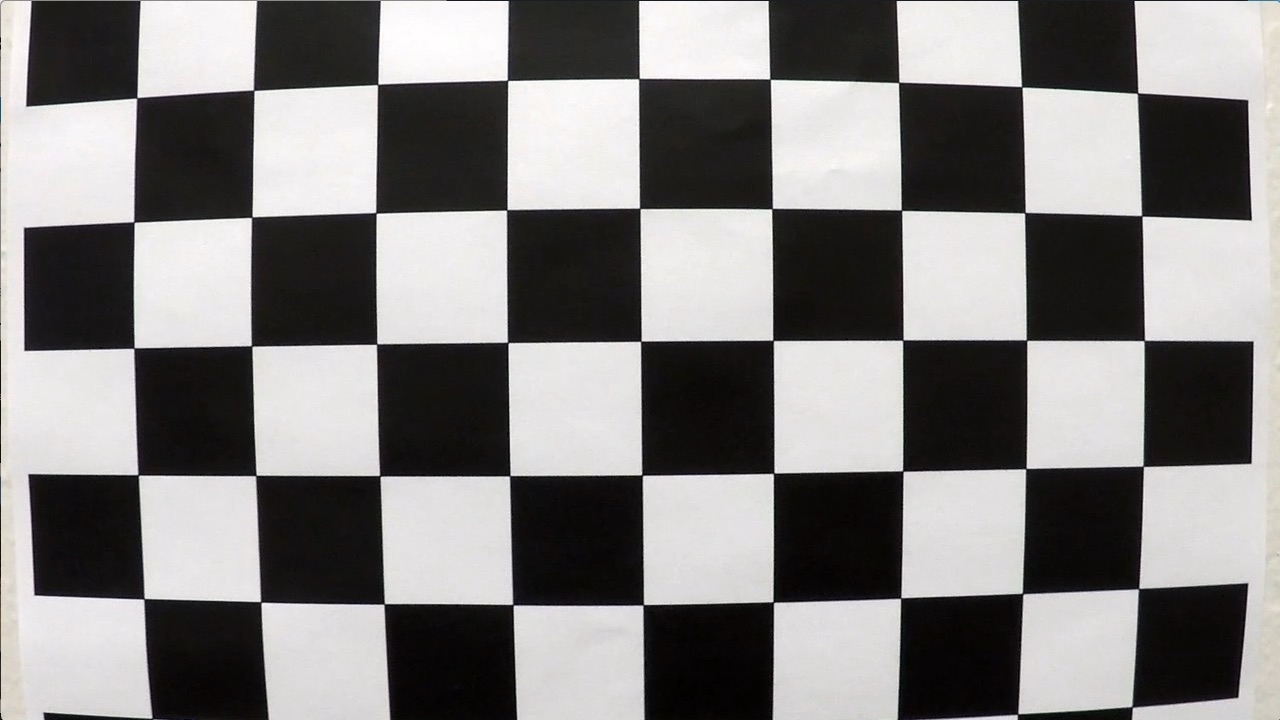
#> input picture Advanced Lane Detection/camera_cal/calibration1.jpg, 1280 x 720 px; its folder holds 5 pictures in this run; the run also reads 1 picture not shown here
$ jupyter execute --allow-errors AdvancedLaneDetection.ipynb   (shell and % lines are left out)   (older library calls are emulated)
#> lines starting #> are read from the running program, lines starting #| are printed output that depends on the picture; after the words box and inside, x2 and y2 are one past the last pixel; in counts of white or black regions, pixels touching at a corner belong together
# Project Advanced Lane Finding
## The goals / steps of this project are the following:

#### Camera Calibration
* Compute the camera calibration matrix and distortion coefficients given a set of chessboard images.
* Apply a distortion correction to raw images.

#### Create Binary Image for Lanes
* Use color transforms, gradients, etc., to create a thresholded binary image.
* Apply a perspective transform to rectify binary image ("birds-eye view").

#### Detect Lane
* Detect lane pixels and fit to find the lane boundary.
* Determine the curvature of the lane and vehicle position with respect to center.

#### Output
* Warp the detected lane boundaries back onto the original image.
* Output visual display of the lane boundaries and numerical estimation of lane curvature and vehicle position.

## Step 0. Import necessary libraries for this pipeline

[cell 1]
import numpy as np
import pickle
import cv2
import glob

from collections import deque

import matplotlib.pyplot as plt
import matplotlib.image as mpimg
from matplotlib import gridspec

from ipywidgets import interact, interactive, fixed
from moviepy.editor import VideoFileClip
from IPython.display import HTML

[cell 2]
# Just some help functions
def plot_comparison_images(img1,img2,title1='',title2=''):
    f, (ax1, ax2) = plt.subplots(1, 2, figsize=(20, 10))
    f.tight_layout()
    ax1.imshow(img1,cmap='gray')
    ax1.set_title(title1, fontsize=32)
    ax2.imshow(img2,cmap='gray')
    ax2.set_title(title2, fontsize=32)
    plt.subplots_adjust(left=0., right=1, top=0.9, bottom=0.)

def plot_comparison_images_with_line(img1,img2,src,dst,title1='',title2=''):
    f, (ax1, ax2) = plt.subplots(1, 2, figsize=(20, 10))
    f.tight_layout()
    ax1.imshow(img1,cmap='gray')
    ax1.set_title(title1, fontsize=32)
    x1 = [src[0][0],src[1][0],src[2][0],src[3][0],src[0][0]]
    y1 = [src[0][1],src[1][1],src[2][1],src[3][1],src[0][1]]
    ax1.plot(x1, y1, 'r-',lw=4)

    ax2.imshow(img2,cmap='gray')
    ax2.set_title(title2, fontsize=32)
    x2 = [dst[0][0],dst[1][0],dst[2][0],dst[3][0],dst[0][0]]
    y2 = [dst[0][1],dst[1][1],dst[2][1],dst[3][1],dst[0][1]]
    ax2.plot(x2, y2, 'r-',lw=4)
#     plt.subplots_adjust(left=0., right=1, top=0.9, bottom=0.)

## Step 1. Camera Calibration & Top-Down View of Undistorted Images
### 1.1 Preparation: Find corners from chessboard images

`cv2.findChessboardCorners()` to find chessboard corners<br />

[Camera Calibration 2.4](https://docs.opencv.org/2.4/modules/calib3d/doc/camera_calibration_and_3d_reconstruction.html)<br />
[Camera Calibration 3.0](https://docs.opencv.org/3.0-beta/modules/calib3d/doc/camera_calibration_and_3d_reconstruction.html)

---

<figure>

 <figcaption>
 <p></p>
 <p style="text-align: center;"> Images are distorted when taken, need to undistort them before get true features </p>
 </figcaption>

[cell 3]
# prepare object points, like (0,0,0), (1,0,0), (2,0,0) ....,(6,5,0)
# sample chessboard images have 6x9 corners
nx = 9
ny = 6

objp = np.zeros((ny*nx,3), np.float32)
objp[:,:2] = np.mgrid[0:nx, 0:ny].T.reshape(-1,2)
# print(objp)

# Arrays to store object points and image points from all the images.
objpoints = [] # 3d points in real world space
imgpoints = [] # 2d points in image plane.

# Make a list of calibration images
images = glob.glob('./camera_cal/calibration*.jpg')


# Loop through image and get the chessboard corners, if corners found, attach to objpoints and imgpoints
images_cannot_be_used = []
image_to_show = 12 # Sample to plot
for idx, fname in enumerate(images):
    img = cv2.imread(fname)
#> img is the input picture: shape (720, 1280, 3); mean B, G, R 127.8, 128.4, 130.1
    origin_img = np.copy(img)
    gray = cv2.cvtColor(img, cv2.COLOR_BGR2GRAY)

    # Find the chessboard corners
    ret, corners = cv2.findChessboardCorners(gray, (nx,ny), None)
#> ret = False; corners = None

    # If found, add object points, image points
    if ret == True:
        objpoints.append(objp)
        imgpoints.append(corners)

        # Draw and display the corners
        corner_img = cv2.drawChessboardCorners(img, (nx,ny), corners, ret)
# [4 lines of commented-out code are left out]
    else:
        images_cannot_be_used.append(idx)

    # Plot a sample image
    if idx == image_to_show:
        plot_comparison_images(origin_img, corner_img, 'Original Image', 'Corners Image')

print ('Index for the calibration images that cannot be used: ',images_cannot_be_used)
# print (objp[0])
# print (imgpoints[0])

### 1.2 Get parameters for undistort imags
`cv2.calibrateCamera()` to get the matrix<br />

[cell 4]
# Try on a calibration image the function of undistortion
img = cv2.imread('./camera_cal/calibration1.jpg')
img_size = (img.shape[1], img.shape[0])

# Do camera calibration given object points and image points
ret, mtx, dist, rvecs, tvecs = cv2.calibrateCamera(objpoints, imgpoints, img_size,None,None)
undist = cv2.undistort(img, mtx, dist, None, mtx)
cv2.imwrite('./result/calibration01_undist.jpg', undist)

# Save the camera calibration result for later use (we won't worry about rvecs / tvecs)
dist_pickle = {}
dist_pickle["mtx"] = mtx
dist_pickle["dist"] = dist
pickle.dump(dist_pickle, open( "./result/image_calibration.p", "wb" ) )
# Visualize undistortion

plot_comparison_images(img,undist,'Original Image','Undistorted Image')
#> (the call stopped at in plot_comparison_images, `f, (ax1, ax2) = plt.subplots(1, 2, figsize=(20, 10))`: IPython is not available in this run)

print ("Ret: ", ret)
print ("Intrinsic Param: ", mtx)
print ("Extrinsic Param: ", dist)

### 1.3 Undistort a test image
[cv2.undistort()](https://docs.opencv.org/2.4/modules/imgproc/doc/geometric_transformations.html#void%20undistort(InputArray%20src,%20OutputArray%20dst,%20InputArray%20cameraMatrix,%20InputArray%20distCoeffs,%20InputArray%20newCameraMatrix)) to undistort the matrix<br />

[cell 5]
# Undistort the image, function takes RGB color image
def undistort(img, mtx, dist):
    return cv2.undistort(img, mtx, dist, None, mtx)

# Load a test image
test_img = cv2.imread('./test_images/straight_lines1.jpg')
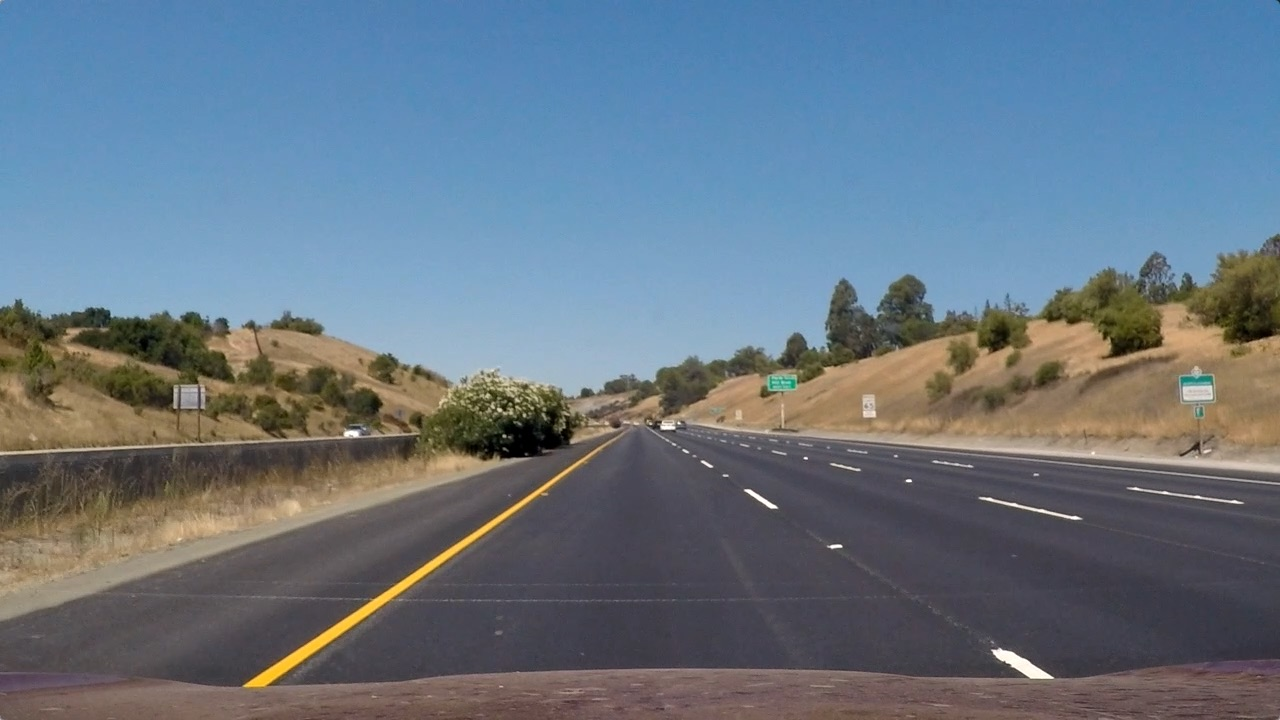
#> input picture Advanced Lane Detection/test_images/straight_lines1.jpg, 1280 x 720 px
#> test_img is the input picture: shape (720, 1280, 3); mean B, G, R 131.2, 117.7, 103.2
test_img = cv2.cvtColor(test_img, cv2.COLOR_BGR2RGB)
# [9 lines of commented-out code are left out]
test_img_undist = undistort(test_img, mtx, dist)
plot_comparison_images(test_img, test_img_undist, 'Original Image', 'Undistorted Image')
#> (the call stopped at in plot_comparison_images, `f, (ax1, ax2) = plt.subplots(1, 2, figsize=(20, 10))`: IPython is not available in this run)

### 1.4 Pespective transform

[cell 6]
# Define a function to perform the pespective transform
def warper(img_undist,src,dst):
    M = cv2.getPerspectiveTransform(src, dst)
    Minv = cv2.getPerspectiveTransform(dst, src)
    img_size = (img_undist.shape[1], img_undist.shape[0])
    warped = cv2.warpPerspective(img_undist, M, img_size, flags=cv2.INTER_LINEAR)
    return warped, M, Minv


# Test the function on a test image
test_img = cv2.imread('./test_images/straight_lines1.jpg')
test_img = cv2.cvtColor(test_img, cv2.COLOR_BGR2RGB)
test_img_undist = undistort(test_img,mtx,dist)

# Should replace by video image size
test_img_size = (test_img_undist.shape[1],test_img_undist.shape[0])


src = np.float32([(580,455), (705,455), (1084,660), (235,660)])
dst = np.float32([(320,0), (test_img_size[0]-320,0), (test_img_size[0]-320,test_img_size[1]), (320,test_img_size[1])])
test_img_warp, M, Minv = warper(test_img_undist,src,dst)

dist_pickle = {}
dist_pickle["src"] = src
dist_pickle["dst"] = dst
dist_pickle["mtx"] = mtx
dist_pickle["dist"] = dist
pickle.dump(dist_pickle, open( "./result/image_calibration.p", "wb" ) )


# Plot the comparision images
plot_comparison_images_with_line(test_img_undist, test_img_warp,src,dst,'Original Image','Unwarped Image')
#> (the call stopped at in plot_comparison_images_with_line, `f, (ax1, ax2) = plt.subplots(1, 2, figsize=(20, 10))`: IPython is not available in this run)
# plot_comparison_images(test_img_undist, test_img_unwarp,'Original Image','Unwarped Image')

[cell 7]
for test_image in glob.glob('./test_images/test*.jpg'):
    a_img = cv2.imread(test_image)
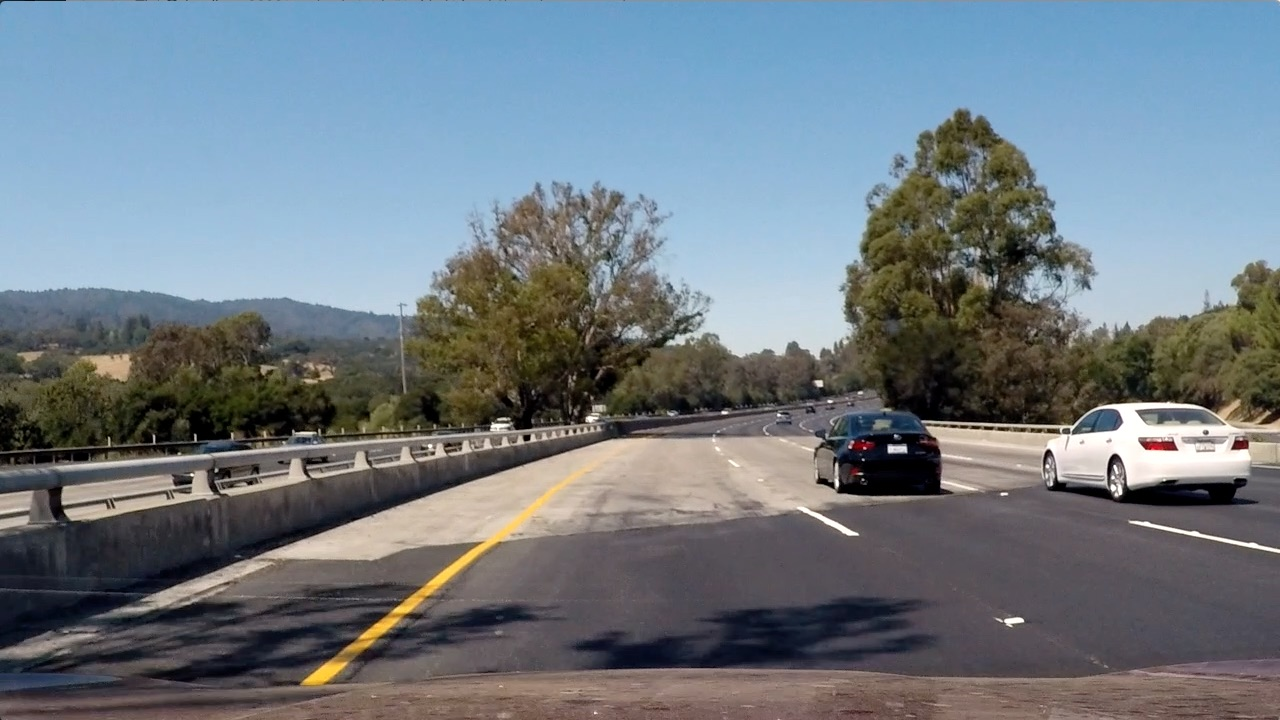
#> input picture Advanced Lane Detection/test_images/test4.jpg, 1280 x 720 px
#> a_img is the input picture: shape (720, 1280, 3); mean B, G, R 130.9, 122.7, 112.2
    a_img = cv2.cvtColor(a_img, cv2.COLOR_BGR2RGB)
    ud = undistort(a_img,mtx,dist)
    w, m, minv = warper(ud,src,dst)
    plot_comparison_images_with_line(ud,w,src,dst,'Original Image','Unwarped Image')
#> (the call stopped at in plot_comparison_images_with_line, `f, (ax1, ax2) = plt.subplots(1, 2, figsize=(20, 10))`: IPython is not available in this run)

## Step 2. Binary Images for Lane Detection
### 2.1 Just visualize images at different color spaces

[cell 8]
# Just visualize images at different color spaces to get a feeling
test_img = cv2.imread('./test_images/test5.jpg')
test_img = cv2.cvtColor(test_img, cv2.COLOR_BGR2RGB)
test_img_undist = undistort(test_img, mtx, dist)
test_img_warp, M, Minv = warper(test_img_undist,src,dst)
plt.imshow(test_img_warp)
#> (this line was passed over: IPython is not available in this run)

# RGB space
test_img_warp_R = test_img_warp[:,:,0]
test_img_warp_G = test_img_warp[:,:,1]
test_img_warp_B = test_img_warp[:,:,2]

test_img_warp_HLS = cv2.cvtColor(test_img_warp, cv2.COLOR_RGB2HLS)
#> test_img_warp_HLS: shape (720, 1280, 3); mean of channels 0, 1, 2 87.9, 78.4, 54.7
test_img_warp_H = test_img_warp_HLS[:,:,0]
test_img_warp_L = test_img_warp_HLS[:,:,1]
test_img_warp_S = test_img_warp_HLS[:,:,2]

test_img_warp_LAB = cv2.cvtColor(test_img_warp, cv2.COLOR_RGB2Lab)
#> test_img_warp_LAB: shape (720, 1280, 3); mean of channels 0, 1, 2 79.8, 131, 126
test_img_warp_L_2 = test_img_warp_LAB[:,:,0]
test_img_warp_A = test_img_warp_LAB[:,:,1]
test_img_warp_B_2 = test_img_warp_LAB[:,:,2]
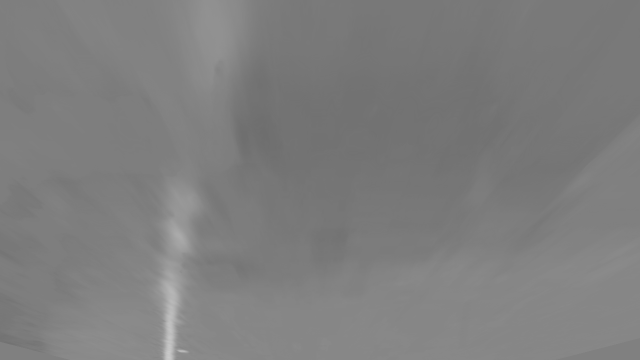
#> test_img_warp_B_2: shape (720, 1280) (shown at 1/2 size); min 110, max 202, mean 126

#> (the rest of this cell did not finish here and is left out)

### 2.2 Applying Sobel

[cell 9]
def abs_sobel_thresh(img, orient='x', thresh_min=20, thresh_max=100):
    # Convert to grayscale
    gray = cv2.cvtColor(img, cv2.COLOR_RGB2GRAY)
#     gray = (cv2.cvtColor(img, cv2.COLOR_RGB2Lab))[:,:,0]
    # Apply x or y gradient with the OpenCV Sobel() function
    # and take the absolute value
    if orient == 'x':
        abs_sobel = np.absolute(cv2.Sobel(gray, cv2.CV_64F, 1, 0))
    if orient == 'y':
        abs_sobel = np.absolute(cv2.Sobel(gray, cv2.CV_64F, 0, 1))
    # Rescale back to 8 bit integer
    scaled_sobel = np.uint8(255*abs_sobel/np.max(abs_sobel))
    # Create a copy and apply the threshold
    binary_output = np.zeros_like(scaled_sobel)
    # Here I'm using inclusive (>=, <=) thresholds, but exclusive is ok too
    binary_output[(scaled_sobel >= thresh_min) & (scaled_sobel <= thresh_max)] = 1

    # Return the result
    return binary_output

# Define a function to return the magnitude of the gradient
# for a given sobel kernel size and threshold values
def mag_thresh(img, sobel_kernel=13, mag_thresh=(20, 93)):
    # Convert to grayscale
    gray = cv2.cvtColor(img, cv2.COLOR_RGB2GRAY)
    # Take both Sobel x and y gradients
    sobelx = cv2.Sobel(gray, cv2.CV_64F, 1, 0, ksize=sobel_kernel)
    sobely = cv2.Sobel(gray, cv2.CV_64F, 0, 1, ksize=sobel_kernel)
    # Calculate the gradient magnitude
    gradmag = np.sqrt(sobelx**2 + sobely**2)
    # Rescale to 8 bit
    scale_factor = np.max(gradmag)/255
    gradmag = (gradmag/scale_factor).astype(np.uint8)
    # Create a binary image of ones where threshold is met, zeros otherwise
    binary_output = np.zeros_like(gradmag)
    binary_output[(gradmag >= mag_thresh[0]) & (gradmag <= mag_thresh[1])] = 1

    # Return the binary image
    return binary_output

# Define a function to threshold an image for a given range and Sobel kernel
def dir_thresh(img, sobel_kernel=13, thresh=(0, 1.02)):
    # Grayscale
    gray = cv2.cvtColor(img, cv2.COLOR_RGB2GRAY)
    # Calculate the x and y gradients
    sobelx = cv2.Sobel(gray, cv2.CV_64F, 1, 0, ksize=sobel_kernel)
    sobely = cv2.Sobel(gray, cv2.CV_64F, 0, 1, ksize=sobel_kernel)
    # Take the absolute value of the gradient direction,
    # apply a threshold, and create a binary image result
    absgraddir = np.arctan2(np.absolute(sobely), np.absolute(sobelx))
    binary_output =  np.zeros_like(absgraddir)
    binary_output[(absgraddir >= thresh[0]) & (absgraddir <= thresh[1])] = 1

    # Return the binary image
    return binary_output

### 2.3 Color Thresholding

[cell 10]
# Define a function that thresholds the S-channel of HLS
def hls_select(img, thresh=(160, 255)):
    hls = cv2.cvtColor(img, cv2.COLOR_RGB2HLS)
    h_channel = hls[:,:,0]
    l_channel = hls[:,:,1]
    s_channel = hls[:,:,2]

    binary_output = np.zeros_like(s_channel)
    binary_output[(s_channel > thresh[0]) & (s_channel <= thresh[1])] = 1
    return binary_output

def luv_select(img, thresh=(220, 255)):
    luv = cv2.cvtColor(img, cv2.COLOR_RGB2LUV)
    l_channel = luv[:,:,0]
    u_channel = luv[:,:,1]
    v_channel = luv[:,:,2]

    binary_output = np.zeros_like(l_channel)
    binary_output[(l_channel > thresh[0]) & (l_channel <= thresh[1])] = 1
    return binary_output

def lab_select(img, thresh=(155, 210)):
    lab = cv2.cvtColor(img, cv2.COLOR_RGB2Lab)
    l_channel = lab[:,:,0]
    a_channel = lab[:,:,1]
    b_channel = lab[:,:,2]

    binary_output = np.zeros_like(b_channel)
    binary_output[(b_channel > thresh[0]) & (b_channel <= thresh[1])] = 1
    return binary_output

### 2.4 Image Processing

[cell 11]
# Load the parameters from the repository
dist_param = pickle.load( open( "./result/image_calibration.p", "rb" ) )
mtx = dist_param["mtx"]
dist = dist_param["dist"]
src = dist_param["src"]
dst = dist_param["dst"]
# print (mtx, dist, dst, src)


def process_image(img):
    # Image should be in RGB format
    img_undist = cv2.undistort(img, mtx, dist, None, mtx)
    img_unwarp, img_M, img_Minv = warper(img_undist,src,dst)

    # Sobel Absolute
    img_sobel_abs = abs_sobel_thresh(img_unwarp)
    # Sobel Magnitude
    img_sobel_mag = mag_thresh(img_unwarp)
    # Sobel Direction
    img_sobel_dir = dir_thresh(img_unwarp)

    # HLS Color, using S channel
    img_hls_s = hls_select(img_unwarp)
    # LUV Color, using L channel
    img_luv_l = luv_select(img_unwarp)
    # LAB Color, using B channel
    img_lab_b = lab_select(img_unwarp)

    combined1 = np.zeros_like(img_sobel_abs)
    combined1[(img_sobel_mag == 1) & (img_sobel_dir == 1)] = 1

    combined2 = np.zeros_like(img_hls_s)
    combined2[(img_luv_l == 1) | (img_lab_b == 1)] = 1

    combined3 = np.zeros_like(combined1)
    combined3[(combined1 == 1) | (combined2 == 1)] = 1
    return combined2, img_Minv, img_undist

# Test all the images
images = glob.glob('./test_images/test*.jpg')

for idx, fname in enumerate(images):

    image = cv2.imread(fname)
    image = cv2.cvtColor(image, cv2.COLOR_BGR2RGB)
    image_processed, imge_Minv, image_undist = process_image(image)
#> in process_image, `img_unwarp, img_M, img_Minv = warper(img_undist,src,dst)`: img_M = [[-0.432, -1.49, 901.2], [-1.68e-15, -2.01, 915.5], [-1.63e-18, -0.00238, 1]]; img_Minv = [[0.195, -0.758, 517.5], [0, -0.497, 455], [0, -0.00118, 1]]
#> in mag_thresh, `scale_factor = np.max(gradmag)/255`: scale_factor = 1392331.5
#> in process_image, `img_hls_s = hls_select(img_unwarp)`:
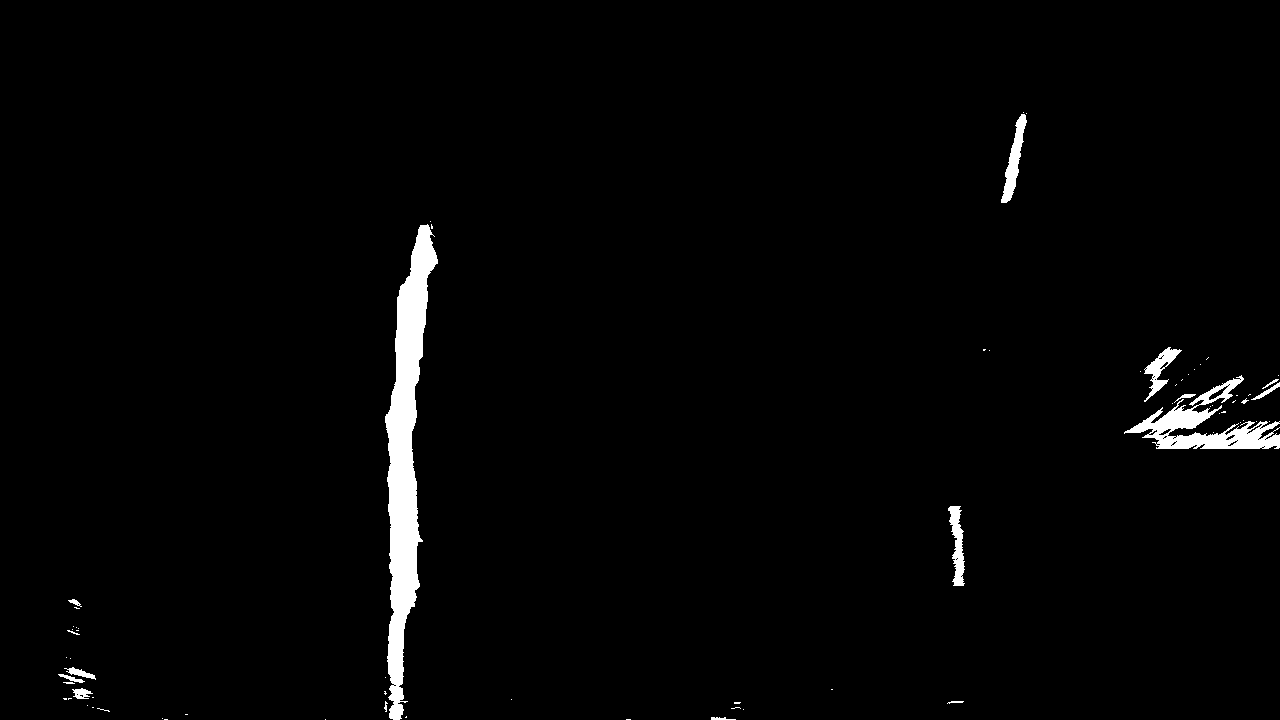
#> img_hls_s: shape (720, 1280); values 0 (black) and 1 (white), 2% white; 72 white regions (55 under 20 px), largest, box (x1, y1, x2, y2) and area: (385, 224, 438, 720) 11426, (1124, 375, 1280, 449) 3844, (1001, 114, 1027, 203) 867
#> imge_Minv has the same summary as img_Minv in process_image

    plot_comparison_images(image, image_processed, fname, 'Processed')
#> (the call stopped at in plot_comparison_images, `f, (ax1, ax2) = plt.subplots(1, 2, figsize=(20, 10))`: IPython is not available in this run)
